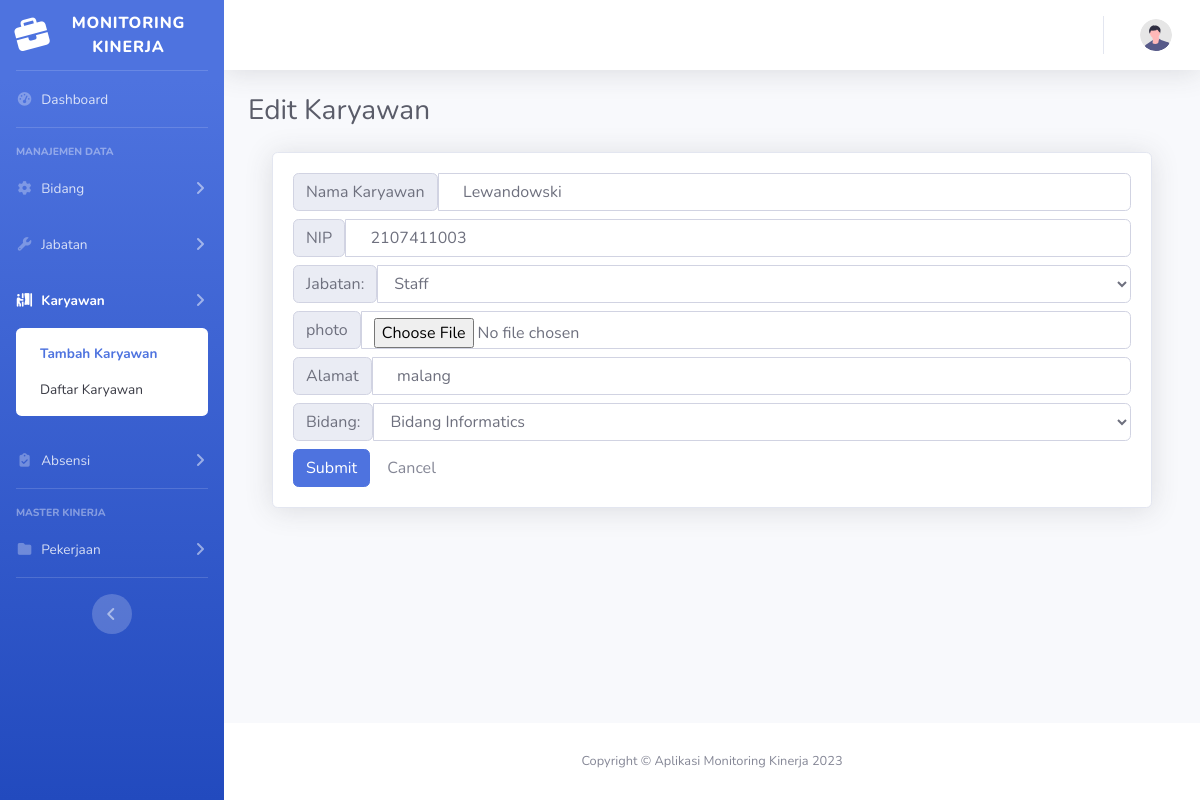
The page /update_pegawai.php?idPegawai=24 on the database its author committed.
### tables this page shows
CREATE TABLE `pegawai` (
  `idPegawai` int(11) NOT NULL,
  `nip` varchar(255) NOT NULL,
  `nama_peg` varchar(255) NOT NULL,
  `id_jabatan` int(11) DEFAULT NULL,
  `alamat` varchar(255) NOT NULL,
  `id_bidang` int(11) DEFAULT NULL,
  `photo` varchar(255) NOT NULL
);

CREATE TABLE `jabatan` (
  `idJabatan` int(11) NOT NULL,
  `nama_jabatan` varchar(255) NOT NULL
);

CREATE TABLE `bidang` (
  `idBidang` int(11) NOT NULL,
  `nama_bidang` varchar(255) NOT NULL
);

### functions.php (called while the page is built, shortened)
<?php
require("config.php");
function query($query)
{
  global $link;
  $result = mysqli_query($link, $query);
  $rows = [];
  while ($row = mysqli_fetch_assoc($result)) {
    $rows[] = $row;
  }
  return $rows;
}

### update_pegawai.php (the view, shortened to what this page needs)
<?php
require('functions.php');
$id = $_GET['idPegawai'];
$data = query("SELECT * FROM pegawai WHERE idPegawai = $id")[0];
$jabatan = mysqli_query($link, "select * FROM jabatan");
$bidang = mysqli_query($link, "select * FROM bidang");
?>
<!DOCTYPE html>
<html lang="en">
<head>
    <link href="vendor/fontawesome-free/css/all.min.css" rel="stylesheet" type="text/css">
    <link href="css/sb-admin-2.min.css" rel="stylesheet">
</head>
<body id="page-top">
    <div id="wrapper">
        <?php
        include "template/sidebar_v.php";
        ?>
        <div id="content-wrapper" class="d-flex flex-column">
            <div id="content">
                <?php
                include "template/topbar_v.php";
                ?>
                <div class="container-fluid">
                    <div class="d-sm-flex align-items-center justify-content-between mb-4">
                        <h1 class="h3 mb-0 text-gray-800">Edit Karyawan</h1>
                    </div>
                    <div class="wrapper">
                        <div class="container-fluid">
                            <div class="row">
                                <div class="col-md-12">
                                    <div class="card shadow mb-4">
                                        <div class="card-body">
                                            <form action="" method="post" enctype="multipart/form-data">
                                                <li class="input-group mb-2 ">
                                                    <label for="nama" class="input-group-text  "> Nama Karyawan
                                                    </label>
                                                    <input type="text" name="nama_peg" id="nama" required
                                                        class="form-control" value=" <?= $data['nama_peg'] ?> ">
                                                </li>
                                                <li class="input-group mb-2">
                                                    <label for="nip" class="input-group-text"> NIP</label>
                                                    <input type="text" name="nip" id="nip" required class="form-control"
                                                        value=" <?= $data['nip'] ?> ">
                                                </li>
                                                <li class=" input-group mb-2">
                                                    <label for="jabatan" class="input-group-text">Jabatan:</label>
                                                    <select name="id_jabatan" id="jabatan" required class="form-control">
                                                        <?php while ($result = mysqli_fetch_assoc($jabatan)): ?>
                                                            <option value="<?php echo $result['idJabatan'] ?>"
                                                               <?php if ($data['id_jabatan'] === $result['idJabatan']) {
                                                                    echo "selected";
                                                                } ?>>
                                                                <?php echo $result['nama_jabatan'] ?>
                                                            </option>
                                                        <?php endwhile; ?>
                                                    </select>
                                                </li>
                                                <li class="input-group mb-2">
                                                    <label for="uts" class="input-group-text">photo</label>
                                                    <input type="file" name="image" id="uts"
                                                        class="form-control">
                                                </li>
                                                <li class="input-group mb-2">
                                                    <label for="uts" class="input-group-text">Alamat</label>
                                                    <input type="text-area" name="alamat" id="uts" required
                                                        class="form-control" value=" <?= $data['alamat'] ?> ">
                                                </li>
                                                <li class=" input-group mb-2">
                                                    <label for="bidang" class="input-group-text">Bidang:</label>
                                                    <select name="id_bidang" id="bidang" required class="form-control">
                                                        <?php while ($result = mysqli_fetch_assoc($bidang)): ?>
                                                            <option value="<?php echo $result['idBidang'] ?>"
                                                            <?php if ($data['id_bidang'] === $result['idBidang']) {
                                                                    echo "selected";
                                                                } ?>>
                                                                <?php echo $result['nama_bidang'] ?>
                                                            </option>
                                                        <?php endwhile; ?>
                                                    </select>
                                                </li>
                                                <input type="submit" name="submit" class="btn btn-primary"
                                                    value="Submit">
                                                <a href="karyawan.php" class="btn btn-default">Cancel</a>
                                            </form>
                                        </div>
                                    </div>
                                </div>
                            </div>
                        </div>
                    </div>
                </div>
            </div>
            <?php
            include "template/footer_v.php";
            ?>
        </div>
    </div>
</body>
</html>

### rows shown on the page
pegawai: nama_peg "Lewandowski", nip "2107411003", id_jabatan "Staff", alamat "malang", id_bidang "Bidang Informatics"
